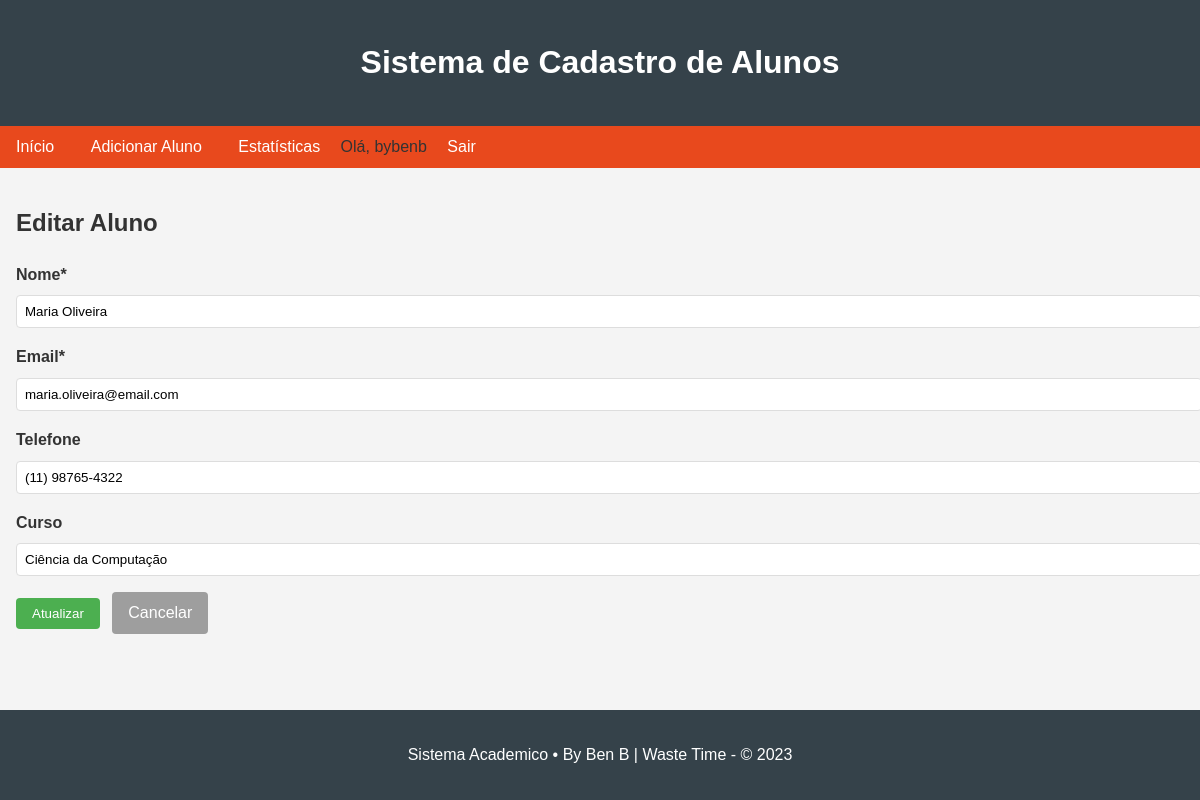
Page /2/editar (signed in) on the committed database.
### tables this page shows
CREATE TABLE usuarios (
        id INTEGER PRIMARY KEY AUTOINCREMENT,
        username TEXT UNIQUE NOT NULL,
        password_hash TEXT NOT NULL,
        is_admin BOOLEAN DEFAULT 0
    );

CREATE TABLE alunos (
        id INTEGER PRIMARY KEY AUTOINCREMENT,
        nome TEXT NOT NULL,
        email TEXT NOT NULL,
        telefone TEXT,
        curso TEXT,
        criado_em TIMESTAMP DEFAULT CURRENT_TIMESTAMP
    );

### app.py (the view, shortened to what this page needs)
@app.route('/<int:id>/editar', methods=('GET', 'POST'))
@login_required
def editar(id):
    conn = get_db_connection()
    aluno = conn.execute('SELECT * FROM alunos WHERE id = ?', (id,)).fetchone()
    conn.close()
    return render_template('editar.html', aluno=aluno)

### app.py (called while the page is built)
@login_manager.user_loader
def load_user(user_id):
    conn = get_db_connection()
    user_data = conn.execute('SELECT * FROM usuarios WHERE id = ?', (user_id,)).fetchone()
    conn.close()
    if not user_data:
        return None
    user = User()
    user.id = user_data['id']
    user.username = user_data['username']
    user.is_admin = user_data['is_admin']
    return user

def get_db_connection():
    conn = sqlite3.connect('alunos.db')
    conn.row_factory = sqlite3.Row
    return conn

### templates/editar.html
{% extends "base.html" %}
{% block content %}
    <h2>Editar Aluno</h2>
    <form method="post">
        <div class="form-group">
            <label for="nome">Nome*</label>
            <input type="text" name="nome" id="nome" value="{{ aluno['nome'] }}" required>
        </div>
        <div class="form-group">
            <label for="email">Email*</label>
            <input type="email" name="email" id="email" value="{{ aluno['email'] }}" required>
        </div>
        <div class="form-group">
            <label for="telefone">Telefone</label>
            <input type="text" name="telefone" id="telefone" value="{{ aluno['telefone'] or '' }}">
        </div>
        <div class="form-group">
            <label for="curso">Curso</label>
            <input type="text" name="curso" id="curso" value="{{ aluno['curso'] or '' }}">
        </div>
        <button type="submit" class="btn submit">Atualizar</button>
        <a href="{{ url_for('index') }}" class="btn cancel">Cancelar</a>
    </form>
{% endblock %}

### templates/base.html (shortened to what this page needs)
<!DOCTYPE html>
<html lang="pt-br">
<head>
    <link rel="stylesheet" href="{{ url_for('static', filename='style.css') }}">
</head>
<body>
    <header>
        <h1>Sistema de Cadastro de Alunos</h1>
    </header>
    <nav>
        <a href="{{ url_for('index') }}">Início</a>
        <a href="{{ url_for('adicionar') }}">Adicionar Aluno</a>
        <a href="{{ url_for('estatisticas') }}">Estatísticas</a>
        {% if current_user.is_authenticated %}
            <span>Olá, {{ current_user.username }}</span>
            <a href="{{ url_for('logout') }}">Sair</a>
        {% else %}
            <a href="{{ url_for('login') }}">Login</a>
        {% endif %}
    </nav>
    <main>
        {% block content %}{% endblock %}
    </main>
    <footer>
        <p>Sistema Academico • By Ben B | Waste Time - © 2023</p>
    </footer>
</body>
</html>

### static/style.css (style rules this page uses)
body { font-family: Arial, sans-serif; line-height: 1.6; margin: 0; padding: 0; color: #333; background-color: #f4f4f4; }
header { background: #35424a; color: #ffffff; padding: 1rem 0; text-align: center; }
nav { background: #e8491d; padding: 0.5rem 0; }
nav a { color: #ffffff; text-decoration: none; padding: 0 1rem; }
main { padding: 1rem; max-width: 1200px; margin: 0 auto; }
footer { text-align: center; padding: 1rem 0; background: #35424a; color: #ffffff; position: fixed; bottom: 0; width: 100%; }
.form-group { margin-bottom: 1rem; }
.form-group label { display: block; margin-bottom: 0.5rem; font-weight: bold; }
.form-group input { width: 100%; padding: 0.5rem; border: 1px solid #ddd; border-radius: 4px; }
.btn { display: inline-block; padding: 0.5rem 1rem; text-decoration: none; border-radius: 4px; cursor: pointer; border: none; margin-right: 0.5rem; }
.btn.submit { background-color: #4CAF50; color: white; }
.btn.cancel, .btn.back { background-color: #9e9e9e; color: white; }

### rows in the picture
usuarios: username "bybenb"
alunos: nome "Maria Oliveira", email "maria.oliveira@email.com", telefone "(11) 98765-4322", curso "Ciência da Computação"
